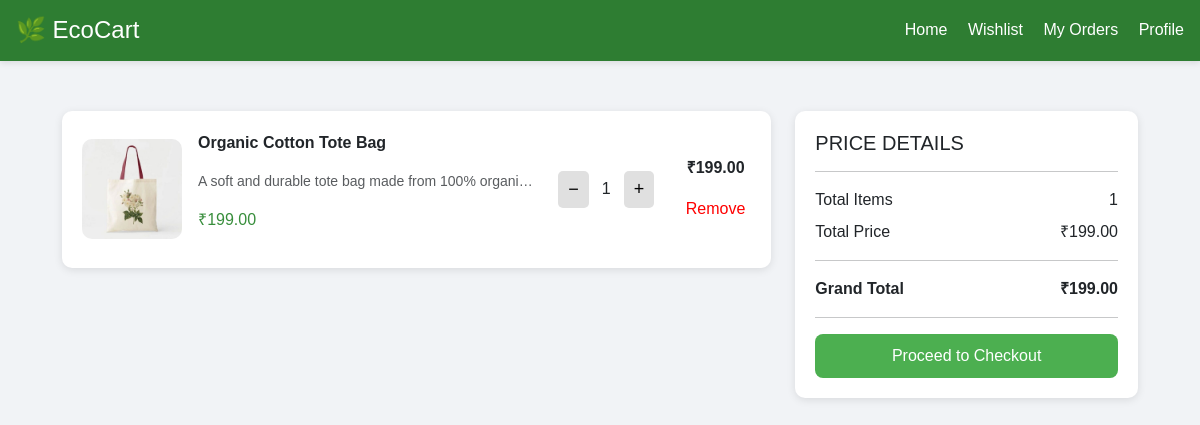
/cart/ (signed in), run on the app's committed database.
### app/models.py (models this page shows, shortened)
class Cart(models.Model):
    user = models.ForeignKey(CustomUser, on_delete=models.CASCADE)
    product = models.ForeignKey(Product, on_delete=models.CASCADE)
    quantity = models.PositiveIntegerField(default=1)
    @property
    def total_price(self):
        return self.quantity * self.product.price

class Product(models.Model):
    name = models.CharField(max_length=200)
    category = models.ForeignKey(Category, on_delete=models.CASCADE, related_name='products')
    description = models.TextField()
    price = models.DecimalField(max_digits=8, decimal_places=2)
    image = models.ImageField(upload_to='product_images/', null=True, blank=True)
    eco_rating = models.IntegerField(default=5)

### app/views.py (the view)
# urls.py: path('cart/', views.view_cart, name='cart'),
def view_cart(request):
    cart_items = Cart.objects.filter(user=request.user)
    total_price = sum(item.total_price for item in cart_items)
    return render(request, 'cart.html', {'cart_items': cart_items, 'total_price': total_price})

### templates/cart.html (shortened to what this page needs)
{% load static %}
<!DOCTYPE html>
<html lang="en">
<head>
    <link href="https://cdn.jsdelivr.net/npm/bootstrap@5.3.3/dist/css/bootstrap.min.css" rel="stylesheet">
</head>
<body>
    <header class="d-flex justify-content-between align-items-center p-3" style="background-color: #2e7d32;">
        <a href="{% url 'userhome' %}" class="h4 mb-0 text-white text-decoration-none">🌿 EcoCart</a>
        <nav>
            <a href="{% url 'userhome' %}" class="me-3 text-white text-decoration-none">Home</a>
            <a href="{% url 'wishlist' %}" class="me-3 text-white text-decoration-none">Wishlist</a>
            <a href="{% url 'user_orders' %}" class="me-3 text-white text-decoration-none">My Orders</a>
            <a href="{% url 'user_profile' %}" class="text-white text-decoration-none">Profile</a>
        </nav>
    </header>
    <div class="container cart-container">
        <div class="row">
            <div class="col-md-8">
                {% for item in cart_items %}
                <div class="cart-card d-flex align-items-center justify-content-between">
                    <div class="d-flex align-items-center">
                        <img src="{{ item.product.image.url }}" alt="{{ item.product.name }}" class="product-img me-3">
                        <div>
                            <p class="product-name">{{ item.product.name }}</p>
                            <p class="text-muted small">{{ item.product.description|truncatechars:50 }}</p>
                            <p class="product-price">₹{{ item.product.price }}</p>
                        </div>
                    </div>
                    <div class="d-flex align-items-center">
                        <form method="post" action="{% url 'change_cart' item.product.id %}">
                            <button type="submit" class="qty-btn">−</button>
                        </form>
                        <span class="mx-2">{{ item.quantity }}</span>
                        <form method="post" action="{% url 'change_cart' item.product.id %}">
                            <button type="submit" class="qty-btn">+</button>
                        </form>
                    </div>
                    <div class="text-center">
                        <p><strong>₹{{ item.total_price }}</strong></p>
                        <form method="post" action="{% url 'change_cart' item.product.id %}">
                            <button type="submit" class="remove-btn">Remove</button>
                        </form>
                    </div>
                </div>
                {% empty %}
                <p class="text-center mt-5">Your cart is empty 🛒</p>
                {% endfor %}
            </div>
            <div class="col-md-4">
                <div class="summary-box">
                    <h5 class="mb-3">PRICE DETAILS</h5>
                    <hr>
                    <div class="d-flex justify-content-between mb-2">
                        <span>Total Items</span>
                        <span>{{ cart_items|length }}</span>
                    </div>
                    <div class="d-flex justify-content-between mb-2">
                        <span>Total Price</span>
                        <span>₹{{ total_price }}</span>
                    </div>
                    <hr>
                    <div class="d-flex justify-content-between fw-bold">
                        <span>Grand Total</span>
                        <span>₹{{ total_price }}</span>
                    </div>
                    <hr>
                    <a href="{% url 'checkout' %}" class="btn proceed-btn">Proceed to Checkout</a>
                </div>
            </div>
        </div>
    </div>
</body>
</html>

### templates/cart.html (style rules this page uses)
body { background-color: #f1f3f6; font-family: 'Poppins', sans-serif; }
.cart-container { max-width: 1100px; margin: 50px auto; }
.cart-card { background: #fff; border-radius: 10px; box-shadow: 0 2px 8px rgba(0, 0, 0, 0.1); padding: 20px; margin-bottom: 20px; }
.product-img { width: 100px; height: 100px; object-fit: contain; border-radius: 10px; }
.qty-btn { border: none; background: #e0e0e0; padding: 5px 10px; font-size: 18px; border-radius: 5px; margin: 0 5px; }
.remove-btn { color: red; border: none; background: transparent; }
.summary-box { background: #fff; border-radius: 10px; box-shadow: 0 2px 8px rgba(0, 0, 0, 0.1); padding: 20px; }
.proceed-btn { background: #4CAF50; color: white; border: none; padding: 10px 20px; border-radius: 8px; width: 100%; }
.product-name { font-weight: 600; }
.product-price { color: #388e3c; font-weight: 500; }
header { background: green; box-shadow: 0 2px 6px rgba(0, 0, 0, 0.1); }

### data on the page
Cart: product.image (picture), product.name "Organic Cotton Tote Bag", product.description "A soft and durable tote bag made from 100% organi…", product.price "199.00", quantity "1", total_price "199.00"

### other printed values
{{ cart_items|length }} "1"
{{ total_price }} "199.00"
